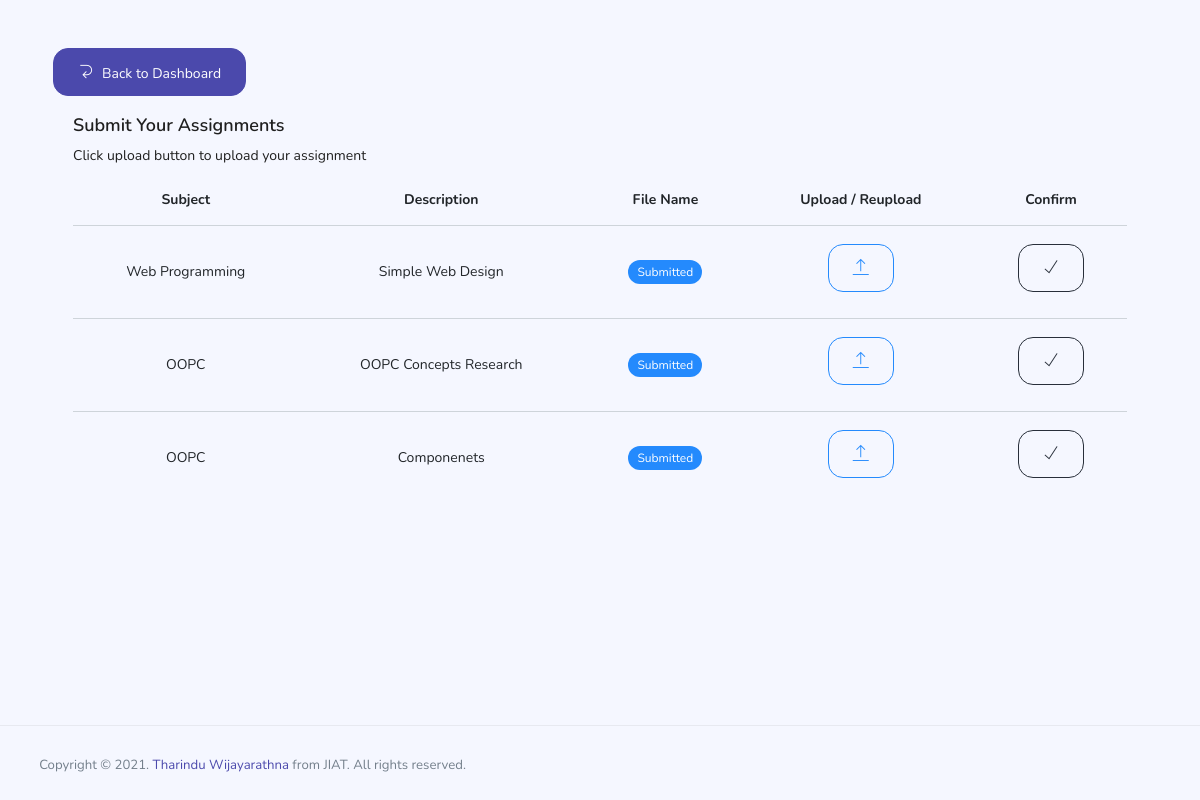
The app's page /upload_assignment.php (signed in) with its own data.
### tables this page shows
CREATE TABLE IF NOT EXISTS `added_assignment` (
  `id` int NOT NULL AUTO_INCREMENT,
  `subject_id` int NOT NULL,
  `grade_id` int NOT NULL,
  `teachers_id` int NOT NULL,
  `description` varchar(60) DEFAULT NULL,
  `path` varchar(80) DEFAULT NULL,
  `start_date` date DEFAULT NULL,
  `last_date` date DEFAULT NULL,
  PRIMARY KEY (`id`),
  KEY `fk_added_assignment_subject1_idx` (`subject_id`),
  KEY `fk_added_assignment_grade1_idx` (`grade_id`),
  KEY `fk_added_assignment_teachers1_idx` (`teachers_id`),
  CONSTRAINT `fk_added_assignment_grade1` FOREIGN KEY (`grade_id`) REFERENCES `grade` (`id`),
  CONSTRAINT `fk_added_assignment_subject1` FOREIGN KEY (`subject_id`) REFERENCES `subject` (`id`),
  CONSTRAINT `fk_added_assignment_teachers1` FOREIGN KEY (`teachers_id`) REFERENCES `teachers` (`id`)
);

CREATE TABLE IF NOT EXISTS `subject` (
  `id` int NOT NULL AUTO_INCREMENT,
  `subject` varchar(45) DEFAULT NULL,
  PRIMARY KEY (`id`)
);

### connection.php (called while the page is built, shortened)
<?php
class Database{
    public static $connection;
    public static function setUpConnection()
    {
        if (!isset(Database::$connection)) {
            Database::$connection = new mysqli("localhost", "root", "Wikum@123", "lms_jiat", "3306");
        }
    }
    public static function search($q)
    {
        $resultset = Database::$connection->query($q);
        return $resultset;
    }
}
?>

### upload_assignment.php (the view, shortened to what this page needs)
<?php
require "connection.php";
if (isset($_SESSION["s"])) {
?>
    <!DOCTYPE html>
    <html lang="en">
    <head>
        <link rel="stylesheet" href="vendors/feather/feather.css" />
        <link rel="stylesheet" href="vendors/ti-icons/css/themify-icons.css" />
        <link rel="stylesheet" href="vendors/css/vendor.bundle.base.css" />
        <link rel="stylesheet" href="css/vertical-layout-light/style.css" />
    </head>
    <body>
        <div class=" container-scroller">
            <div class="container-fluid page-body-wrapper full-page-wrapper">
                <div class="main-panel w-100  documentation">
                    <div class="content-wrapper">
                        <div class="container-fluid">
                            <div class="row">
                                <div class="col-12 pt-5">
                                    <a class="btn btn-primary" href="student_dashboard.php"><i class="ti-back-left mr-2"></i>Back to Dashboard</a>
                                </div>
                            </div>
                            <div class="card-body">
                                <h4 class="card-title">Submit Your Assignments</h4>
                                <p class="card-description">
                                    Click upload button to upload your assignment
                                </p>
                                <div class="table-responsive">
                                    <table class="table text-center">
                                        <thead>
                                            <tr>
                                                <th>Subject</th>
                                                <th>Description</th>
                                                <th>File Name</th>
                                                <th>Upload / Reupload</th>
                                                <th>Confirm</th>
                                            </tr>
                                        </thead>
                                        <tbody>
                                            <?php
                                            $query = Database::search("SELECT * FROM `added_assignment` WHERE `grade_id` = '" . $_SESSION["s"]["grade_id"] . "'");
                                            $qnum = $query->num_rows;
                                            for ($i = 0; $i < $qnum; $i++) {
                                                $data = $query->fetch_assoc();
                                                $subject = Database::search("SELECT * FROM `subject` WHERE `id` = '" . $data["subject_id"] . "'");
                                                $subdata = $subject->fetch_assoc();
                                                $submit_status = Database::search("SELECT * FROM `upload_assignment` WHERE `added_assignment_id` = '" . $data["id"] . "' AND `subject_id` = '" . $data["subject_id"] . "' AND `grade_id` = '" . $data["grade_id"] . "' AND `students_id` = '" . $_SESSION["s"]["id"] . "'");
                                                $sstatus = $submit_status->num_rows;
                                            ?>
                                                <tr>
                                                    <td><?php echo $subdata["subject"] ?></td>
                                                    <td> <label class="form-check-label"><?php echo $data["description"] ?></label></td>
                                                    <?php
                                                    if ($sstatus == 1) {
                                                    ?>
                                                        <td><label class="badge badge-info">Submitted</label></td>
                                                    <?php
                                                    } else {
                                                    ?>
                                                        <td><label class="badge badge-warning">Not Uploaded</label></td>
                                                    <?php
                                                    }
                                                    ?>
                                                    <td>
                                                        <label for="answer<?php echo $data["id"] ?>" class="btn btn-outline-info btn-icon-text"><i class="ti-upload"></i></label>
                                                    </td>
                                                    <td>
                                                        <label for="upload<?php echo $data["id"] ?>" class="btn btn-outline-dark" onclick="upload_answer(<?php echo $data['id'] ?>);"><i class="ti-check btn-icon-prepend"></i></label>
                                                    </td>
                                                </tr>
                                            <?php
                                            }
                                            ?>
                                        </tbody>
                                    </table>
                                </div>
                            </div>
                        </div>
                    </div>
                    <footer class="footer">
                        <div class="d-sm-flex justify-content-center justify-content-sm-between">
                            <span class="text-muted text-center text-sm-left d-block d-sm-inline-block">Copyright © 2021.
                                <a href="#" target="_blank">Tharindu Wijayarathna</a>
                                from JIAT. All rights reserved.</span>
                        </div>
                    </footer>
                </div>
            </div>
    </body>
    </html>
<?php
} else {
?>
    <script>
        window.location = "teacher_login.php";
    </script>
<?php
}
?>

### records on screen
added_assignment: subject.subject "Web Programming", description "Simple Web Design"
added_assignment: subject.subject "OOPC", description "OOPC Concepts Research"
added_assignment: subject.subject "OOPC", description "Componenets"
